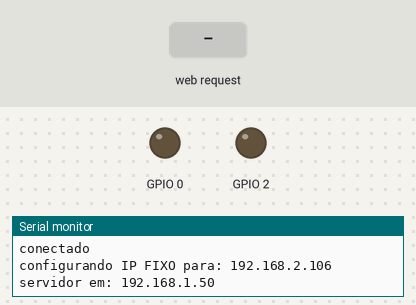
The sketch below on a simulated ESP8266 (NodeMCU). Shown: output pins drawn as LEDs (lit = HIGH), the last lines printed to the serial monitor. Inputs (shaded band) come from the test bench. WiFi joins after 1.5 s; servers stay silent unless stated.

Above: at 2.7 s.
2.8 s: HTTP request GET /?acao=gpio0On received
At 3.9 s:
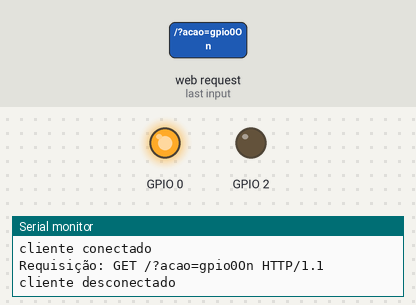
4.3 s: HTTP request GET /?acao=gpio2On received
At 5.0 s:
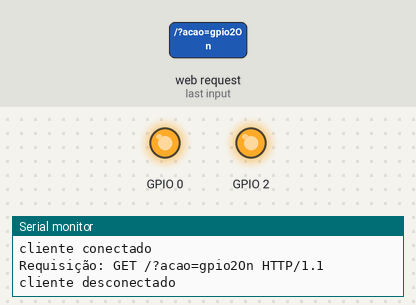
5.8 s: HTTP request GET /?acao=gpio0Off received
At 6.2 s:
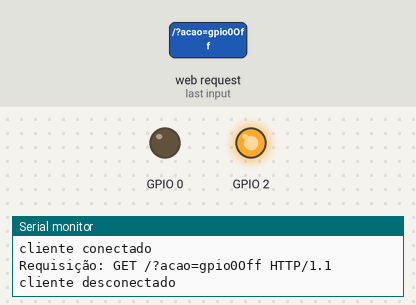
7.3 s: HTTP request GET /?acao=gpio2Off received
At 8.5 s:
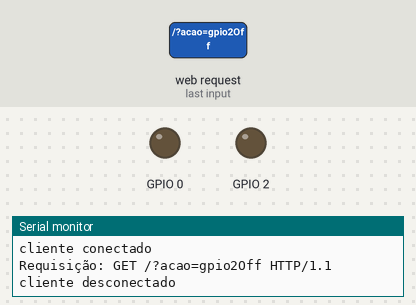
Timing chart, 0 to 9.8 s (numbered marks = the images above; inputs shaded):
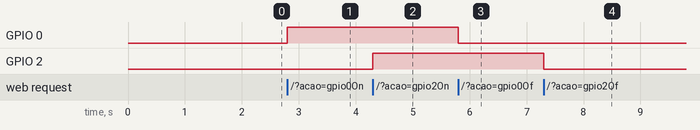

Measured:
- after the input at 2.8 s, GPIO 0: LOW → HIGH at once
- after the input at 4.3 s, GPIO 2: LOW → HIGH at once
- after the input at 5.8 s, GPIO 0: HIGH → LOW at once
- after the input at 7.3 s, GPIO 2: HIGH → LOW at once

The sketch:

testeWIFI.ino
```cpp
#include <ESP8266WiFi.h>

//criar um server na porta 80
WiFiServer server(80);

void setup()
{
  //inicia a serial
  Serial.begin(115200);

  //configura a GPI00 e 02 como output (saida)
  pinMode(0, OUTPUT);
  pinMode(2, OUTPUT);
  //GPI00 e 02 LOW
  digitalWrite(0, LOW);
  digitalWrite(2, LOW);

  Serial.print("Conectado");
  //Conecta o ESP01 ao WIFI, SSID da rede e senha
  WiFi.begin("Danilo", "Daniloboy");

  //Menssagem enquanto nao estiver conectado a rede
  while (WiFi.status() != WL_CONNECTED)
  {
    delay(100);
    Serial.println(".");
  }

  //feedback do monitor serial quando conectar
  Serial.println("");
  Serial.println("conectado");

  //Configuração para IP FIXO
  IPAddress ip(192, 168, 2, 106);
  IPAddress gateway(192, 168, 2, 1);
  IPAddress subnet(255, 255, 255, 0);
  Serial.print("configurando IP FIXO para: ");
  Serial.println(ip);

  //Envia configuração de ip
  WiFi.config(ip, gateway, subnet);
  //inicia o server na porta 80
  server.begin();
  //mostra no monitor serial o IP do ESP
  Serial.print("servidor em: ");
  Serial.println(WiFi.localIP());
}

void loop()
{
  //verifica se o cliente esta tentando conectar
  WiFiClient client = server.available();
  if (!client)
  {
    return;
  }

  Serial.println("cliente conectado");
  //Leitura da requisição
  String req = client.readStringUntil('\r');
  Serial.print("Requisição: ");
  Serial.println(req);

  //inicio do html, com botao de off e on

  String html =
  "<html>"
    "<head>"
      "<meta name='viewport' content='width=device-width, initial-scale=1, user-scalable=no'/>"
      "<title>ESP8266</title>"
      "<style>"
        "body{"
          "text-align: center;"
          "font-family: sans-serif;"
          "font-size:14px;"
          "padding: 25px;"
        "}"

        "p{"
          "color:#444;"
        "}"

        "button{"
          "outline: none;"
          "border: 2px solid #1fa3ec;"
          "border-radius:18px;"
          "background-color:#FFF;"
          "color: #1fa3ec;"
          "padding: 10px 50px;"
        "}"

        "button:active{"
          "color: #fff;"
          "background-color:#1fa3ec;"
        "}"
      "</style>"
    "</head>"
    "<body>"
    "<p>GPIO0</p>"
    "<p><a href='?acao=gpio0On'><button>ON</button></a></p>"
    "<p><a href='?acao=gpio0Off'><button>OFF</button></a></p>"
    "<p>GPIO2</p>"
    "<p><a href='?acao=gpio2On'><button>ON</button></a></p>"
    "<p><a href='?acao=gpio2Off'><button>OFF</button></a></p>"
    "</body>"
  "</html>";
  //escrever o html no buffer que sera enviado ao cliente
  client.print(html);
  //envia os dados do buffer para o cliente
  client.flush();

  //verifica se a requisicao possui acao gpio0
  if (req.indexOf("acao=gpio0On") != -1)
  {
    digitalWrite(0, HIGH);
  }
  else if (req.indexOf("acao=gpio0Off") != -1)
  {
    digitalWrite(0, LOW);
  }
  else if (req.indexOf("acao=gpio2On") != -1)
  {
    digitalWrite(2, HIGH);
  }
  else if (req.indexOf("acao=gpio2Off") != -1)
  {
    digitalWrite(2, LOW);
  }

  //Fecha a conexao com o cliente
  client.stop();
  Serial.println("cliente desconectado");

}
```
